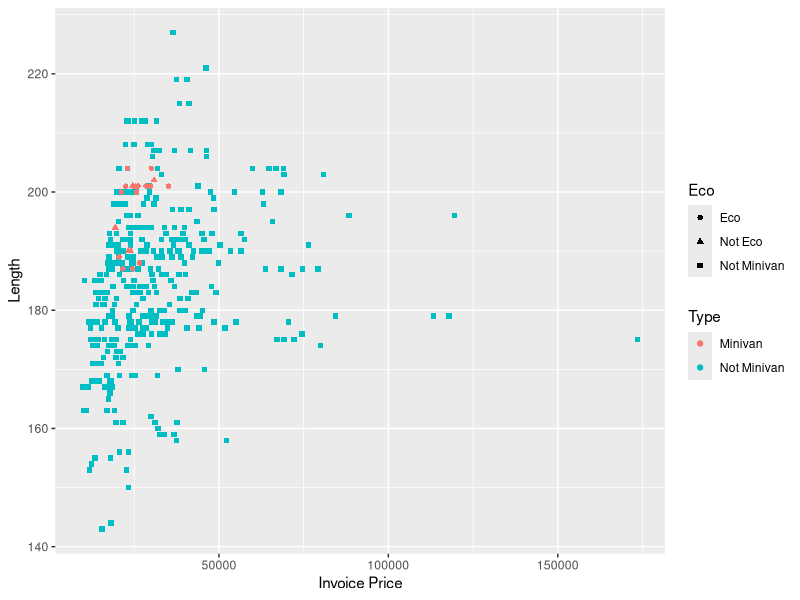

Reproduce this figure in R.
rm(list = ls())

library(e1071)
library(ggplot2)

cars = read.csv("04cars.csv")
cars$Length = as.numeric(cars$Length)
cars$VehicleName = as.character(cars$VehicleName)
cars$CMPG = as.numeric(cars$CMPG)

cars = cars[cars$Pickup == 0,] # Pickups are missing length attribute
Types = rep("Not Minivan",nrow(cars))
Types[cars$SUV == 1] = "Not Minivan"
Types[cars$SportsCar == 1] = "Not Minivan"
Types[cars$Wagon == 1] = "Not Minivan"
Types[cars$Minivan == 1] = "Minivan"
cars$Type = Types

MinivanAvg = aggregate(cars$CMPG, by=list(cars$Type), FUN=mean)$x[1]
Ecos = rep("Not Minivan", nrow(cars))
Ecos[(cars$Minivan == 1) & (cars$CMPG < MinivanAvg)] = "Not Eco"
Ecos[cars$Minivan == 1 & cars$CMPG >= MinivanAvg] = "Eco"
cars$Eco = Ecos

Type = cars$Type
Eco = cars$Eco
qplot(cars$InvoicePrice, cars$Length, colour=Type, shape=Eco, xlab="Invoice Price", ylab="Length")